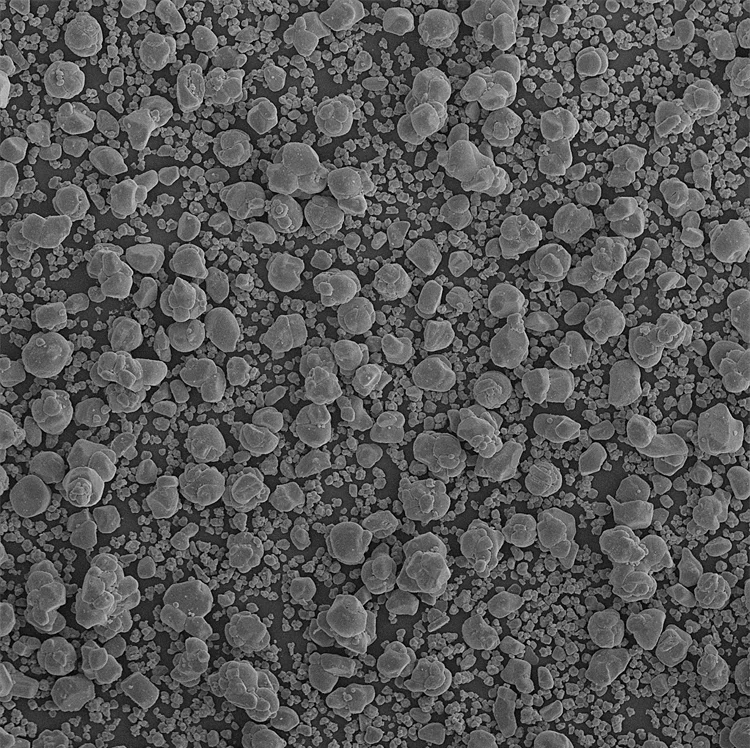
#> input picture frontend/asset/sample3.png, 750 x 748 px, found by its file name
$ python make_size_truth.py frontend/asset/sample3.png eval/truth/sample3
#> lines starting #> are read from the running program, lines starting #| are printed output that depends on the picture; after the words box and inside, x2 and y2 are one past the last pixel; in counts of white or black regions, pixels touching at a corner belong together
"""Build large / small particle truth masks for an SEM image with two particle sizes.

Both rules start from an Otsu foreground of the lightly blurred image:
- size: large where a disk of radius 10 px fits inside the particle, small where not even a disk of
  radius 7 px fits. Sizes in between, the particle edge and small grains touching a large or
  medium particle are unscored.
- area: a marker watershed splits touching particles, and each particle is labelled whole, rim
  included, by its equivalent diameter (large >= 26 px, small <= 18 px). It is a cross-check: the
  size rule uses morphological openings, and so do the RF's size channels. Watershed misses leave
  some small grains merged into large particles.

Values: 0 large, 1 small, 2 background, 255 ignored. Run with backend/.venv python:
    python eval/make_size_truth.py frontend/asset/sample3.png eval/truth/sample3
"""
import sys
from pathlib import Path

import cv2
import numpy as np
from PIL import Image
from scipy import ndimage as ndi

LARGE, SMALL, BACKGROUND, IGNORE = 0, 1, 2, 255
COLORS = np.array([[239, 71, 111], [17, 138, 178], [40, 40, 40]], np.uint8)


def disk(r):
    return cv2.getStructuringElement(cv2.MORPH_ELLIPSE, (2*r+1, 2*r+1))


def base(fg):
    truth = np.full(fg.shape, IGNORE, np.uint8)
    truth[cv2.dilate(fg, disk(1)) == 0] = BACKGROUND
    return truth


def by_size(fg, large=10, small=7):
    body = cv2.morphologyEx(fg, cv2.MORPH_OPEN, disk(large))
    medium = cv2.morphologyEx(fg, cv2.MORPH_OPEN, disk(small)).astype(bool) & ~body.astype(bool)
    near = cv2.dilate(body, disk(3)).astype(bool) | cv2.dilate(medium.astype(np.uint8), disk(2)).astype(bool)
    truth = base(fg)
    truth[(cv2.erode(fg, disk(1)) > 0) & ~near] = SMALL
    truth[cv2.erode(body, disk(1)) > 0] = LARGE
    return truth


def reconstruct(marker, mask):
    """Grayscale reconstruction by dilation of marker under mask."""
    current = np.minimum(marker, mask)
    while True:
        grown = np.minimum(cv2.dilate(current, np.ones((3, 3), np.uint8)), mask)
        if np.array_equal(grown, current):
            return current
        current = grown


def by_area(img, fg, large=26, small=18):
    dist = cv2.GaussianBlur(cv2.distanceTransform(fg, cv2.DIST_L2, 5), (0, 0), 1)
    # One seed per particle: distance maxima that stand at least 2 px above their surroundings.
    peaks = (dist - reconstruct(dist-2, dist) > 1.99) & (dist > 3)
    markers, count = ndi.label(cv2.dilate(peaks.astype(np.uint8), disk(1)))
    markers[cv2.erode(1-fg, np.ones((3, 3), np.uint8)) > 0] = count+1
    regions = cv2.watershed(cv2.GaussianBlur(img, (0, 0), 1)[..., ::-1].copy(), markers.astype(np.int32))
    regions[(regions == count+1) | (fg == 0)] = 0
    regions = np.maximum(regions, 0)
    diameter = 2*np.sqrt(ndi.sum(np.ones_like(regions), regions, np.arange(count+1))/np.pi)
    d = np.where(regions > 0, diameter[regions], 0)
    # Watershed lines and outer edges belong to two regions or none; they are not scored.
    inner = cv2.erode((regions > 0).astype(np.uint8), np.ones((3, 3), np.uint8)) > 0
    truth = base(fg)
    truth[inner & (d >= large)] = LARGE
    truth[inner & (d > 0) & (d <= small)] = SMALL
    return truth


def overlay(gray, mask):
    rgb = np.repeat(gray[..., None], 3, -1).astype(np.float32)
    for value, color in enumerate(COLORS[:2]):
        sel = mask == value
        rgb[sel] = .55*rgb[sel] + .45*color
    rgb[mask == IGNORE] = .55*rgb[mask == IGNORE] + .45*np.array([255, 214, 10])
    return rgb.astype(np.uint8)


def main(src, dst):
#> called with src = 'frontend/asset/sample3.png', dst = 'eval/truth/sample3'
    img = np.asarray(Image.open(src).convert('RGB'))
    gray = img.astype(np.float32) @ np.array([.2126, .7152, .0722], np.float32)
    smooth = cv2.GaussianBlur(gray, (0, 0), 1)
    otsu = cv2.threshold(smooth.astype(np.uint8), 0, 255, cv2.THRESH_BINARY + cv2.THRESH_OTSU)[0]
#> otsu = 80
    fg = (smooth > otsu).astype(np.uint8)
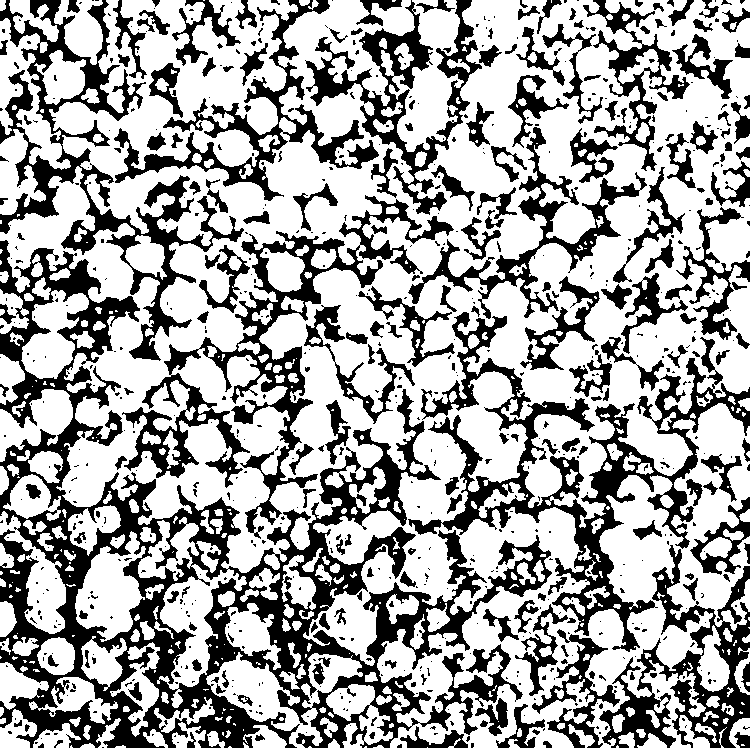
#> fg: shape (748, 750); values 0 (black) and 1 (white), 64.9% white; 770 black regions (551 under 20 px), largest, box (x1, y1, x2, y2) and area: (0, 240, 552, 748) 63336, (408, 312, 750, 652) 19288, (122, 195, 454, 539) 15218
    dst = Path(dst)
    dst.parent.mkdir(parents=True, exist_ok=True)
    for rule, mask in (('size', by_size(fg)), ('area', by_area(img, fg))):
#> in by_size, `body = cv2.morphologyEx(fg, cv2.MORPH_OPEN, disk(large))`:
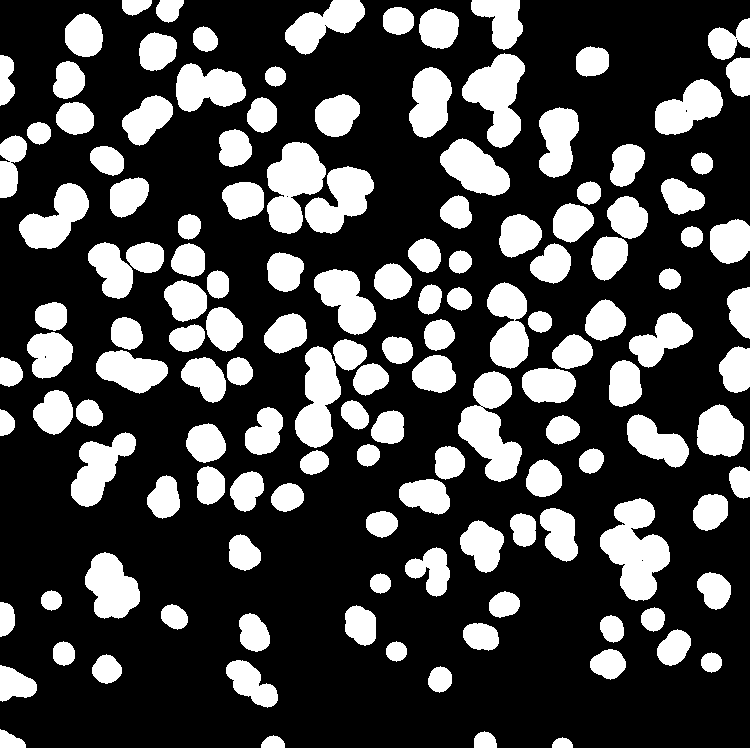
#> body: shape (748, 750); values 0 (black) and 1 (white), 28% white; 141 white regions, largest, box (x1, y1, x2, y2) and area: (600, 498, 670, 601) 4177, (458, 371, 522, 482) 3789, (267, 142, 326, 234) 3453
#> in by_size, `medium = cv2.morphologyEx(fg, cv2.MORPH_OPEN, disk(small)).astype(bool..`:
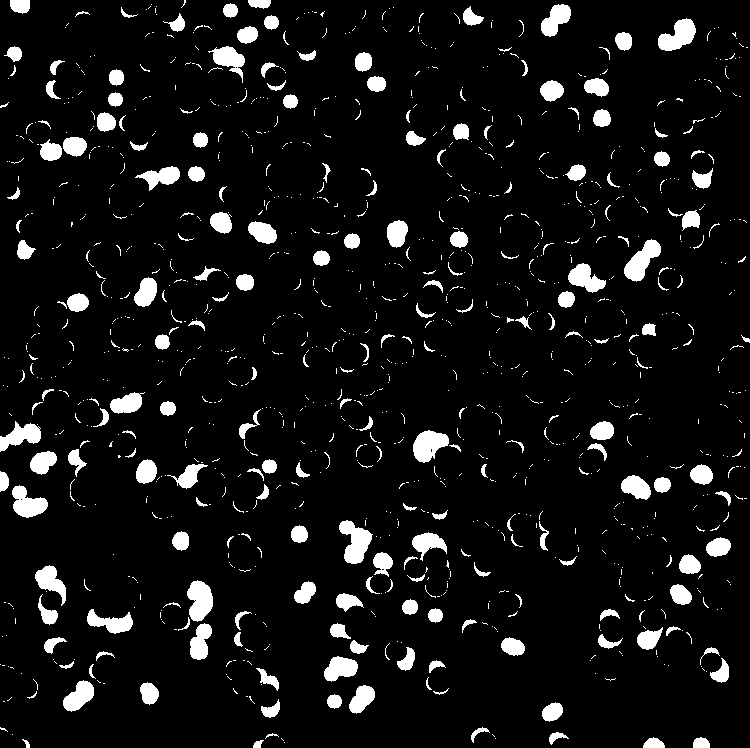
#> medium: shape (748, 750) bool; 7.6% white; 1202 white regions (965 under 20 px), largest, box (x1, y1, x2, y2) and area: (339, 520, 373, 564) 850, (624, 239, 661, 282) 790, (187, 580, 213, 622) 777
#> in by_size, `near = cv2.dilate(body, disk(3)).astype(bool) | cv2.dilate(medium.asty..`:
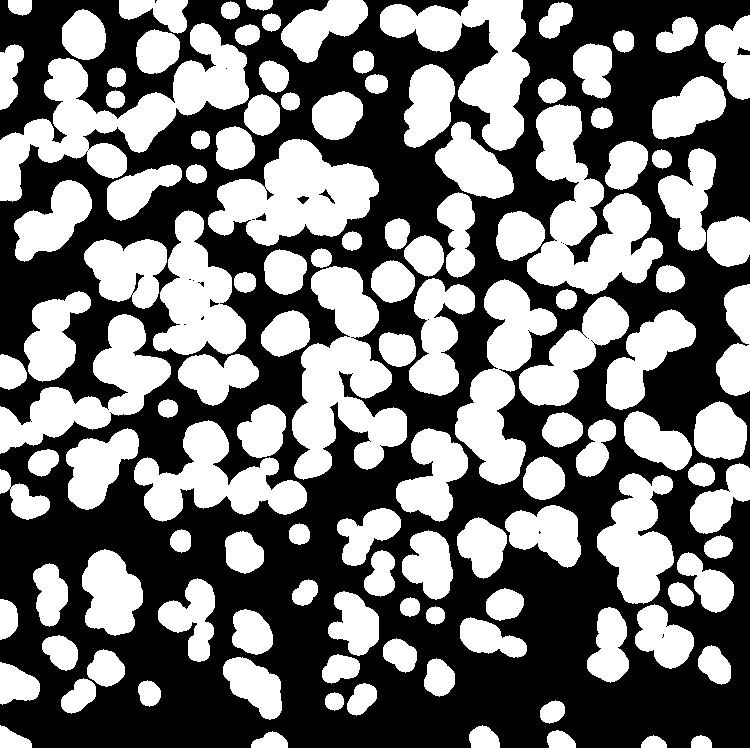
#> near: shape (748, 750) bool; 46% white; 124 white regions, largest, box (x1, y1, x2, y2) and area: (0, 23, 249, 202) 14132, (292, 266, 407, 480) 12822, (527, 104, 663, 295) 11896
#> in by_size, `truth = base(fg)`:
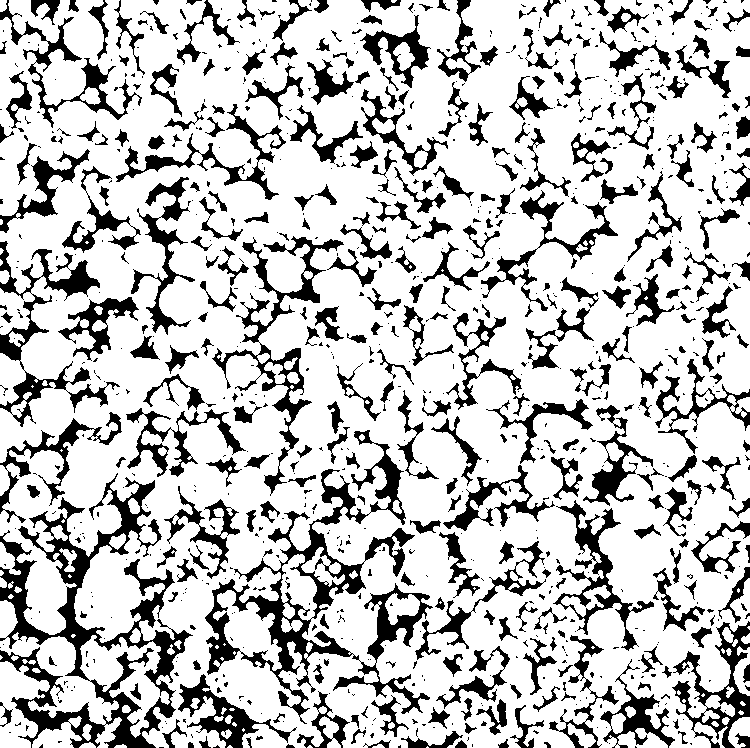
#> truth: shape (748, 750); values 2 (black) and 255 (white), 76.6% white; 898 black regions (547 under 20 px), largest, box (x1, y1, x2, y2) and area: (0, 473, 193, 748) 13844, (205, 430, 433, 724) 12572, (212, 236, 344, 496) 4428
#> in by_area, `markers, count = ndi.label(cv2.dilate(peaks.astype(np.uint8), disk(1)))`: count = 637
        out = Image.fromarray(mask, 'P')
        out.putpalette([*COLORS.ravel(), *[0]*(256*3-COLORS.size)])
        out.save(f'{dst}_{rule}_mask.png')
        Image.fromarray(overlay(gray.astype(np.uint8), mask)).save(f'{dst}_{rule}_overlay.png')
        names = (('large', LARGE), ('small', SMALL), ('background', BACKGROUND), ('ignore', IGNORE))
        print(rule, 'otsu', otsu, {name: round(float(np.mean(mask == v)), 3) for name, v in names})
#> this loop made 2 passes
#| size otsu 80.0 {'large': 0.253, 'small': 0.175, 'background': 0.234, 'ignore': 0.338}
#| area otsu 80.0 {'large': 0.256, 'small': 0.042, 'background': 0.234, 'ignore': 0.468}
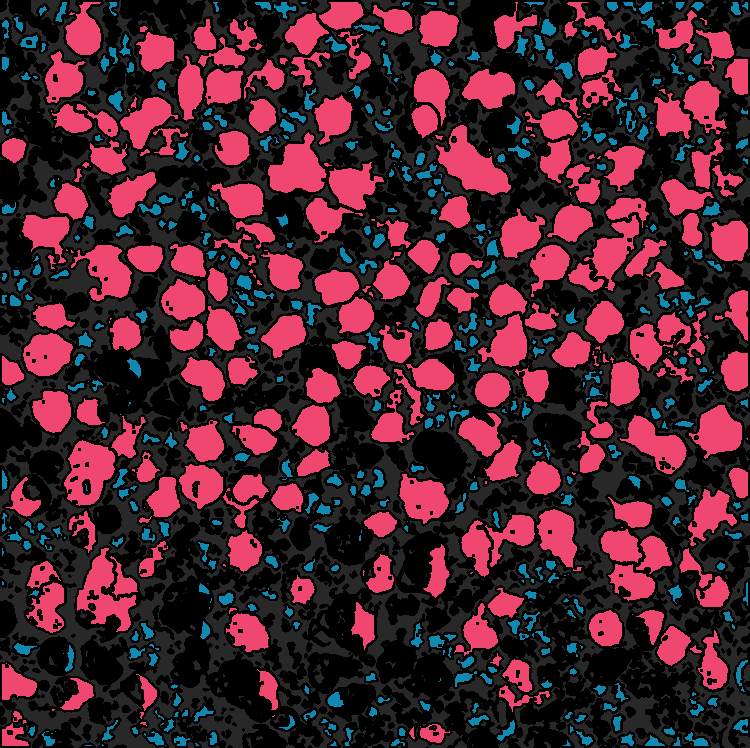
#> out: PIL image 750x748 P; mean R, G, B 71.3, 33.3, 45.2


if __name__ == '__main__':
    main(*sys.argv[1:3])

$ run again, with frontend/asset/sample1.png copied over frontend/asset/sample3.png
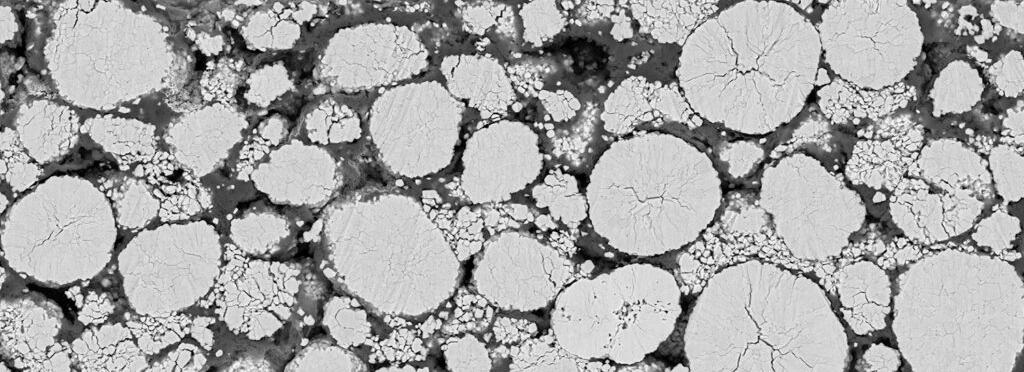
#> input picture frontend/asset/sample1.png, 1024 x 372 px, found by its file name
#> otsu = 142
#> in main, `fg = (smooth > otsu).astype(np.uint8)`:
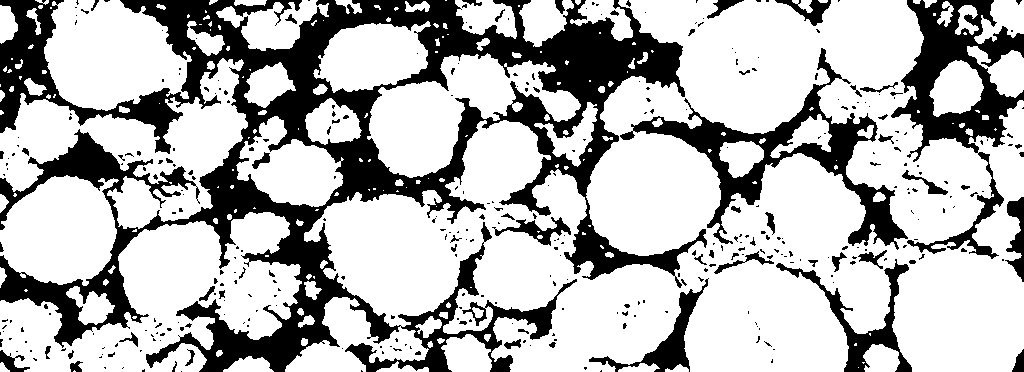
#> fg: shape (372, 1024); values 0 (black) and 1 (white), 71.2% white; 365 black regions (299 under 20 px), largest, box (x1, y1, x2, y2) and area: (0, 0, 707, 372) 76802, (891, 0, 1024, 259) 10494, (620, 48, 908, 250) 9866
#> body: shape (372, 1024); values 0 (black) and 1 (white), 55.6% white; 14 black regions (6 under 20 px), largest, box (x1, y1, x2, y2) and area: (0, 0, 1024, 372) 166828, (755, 0, 840, 33) 832, (688, 0, 744, 36) 553
#> medium: shape (372, 1024) bool; 4.5% white; 771 white regions (669 under 20 px), largest, box (x1, y1, x2, y2) and area: (819, 79, 858, 123) 1119, (878, 115, 922, 152) 942, (555, 122, 592, 154) 618
#> near: shape (372, 1024) bool; 69.2% white; 34 black regions (18 under 20 px), largest, box (x1, y1, x2, y2) and area: (0, 0, 995, 372) 102129, (881, 0, 1024, 159) 10123, (974, 186, 1024, 277) 1129
#> truth: shape (372, 1024); values 2 (black) and 255 (white), 76.9% white; 292 black regions (237 under 20 px), largest, box (x1, y1, x2, y2) and area: (0, 0, 684, 372) 48116, (892, 0, 1024, 155) 7744, (634, 85, 907, 245) 7647
#> count = 173
#> the loop in main, `for rule, mask in (('size', by_size(fg)), ('area', by_area(img, fg))):` made 2 passes
#> rule on passes 1 to 2: 'size', 'area'
#> (printed output is left out)
#> after the loop in main, `for rule, mask in (('size', by_size(fg)), ('area', by_area(img, fg))):`:
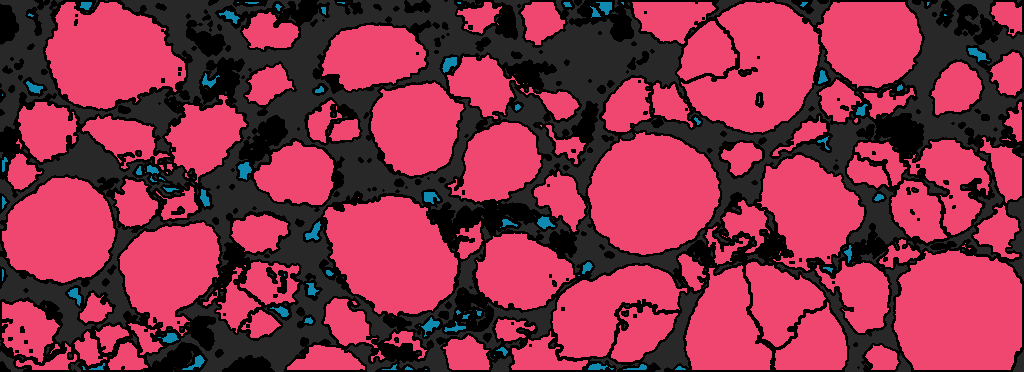
#> out: PIL image 1024x372 P; mean R, G, B 137.5, 48.7, 70.5

$ run again, with frontend/asset/sample2.png copied over frontend/asset/sample3.png
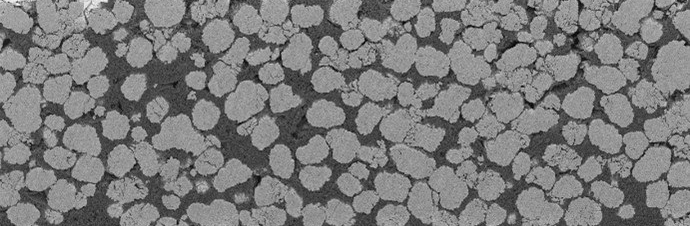
#> input picture frontend/asset/sample2.png, 690 x 226 px, found by its file name
#> otsu = 111
#> in main, `fg = (smooth > otsu).astype(np.uint8)`:
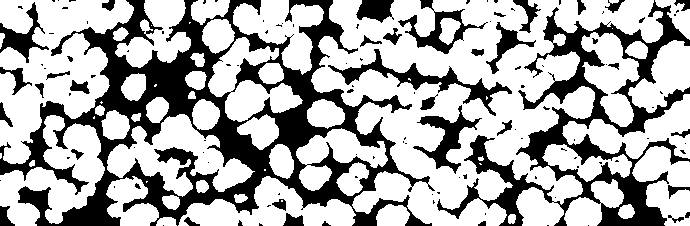
#> fg: shape (226, 690); values 0 (black) and 1 (white), 67.4% white; 123 black regions (84 under 20 px), largest, box (x1, y1, x2, y2) and area: (0, 0, 435, 226) 28334, (437, 0, 690, 226) 12614, (328, 49, 512, 116) 1932
#> body: shape (226, 690); values 0 (black) and 1 (white), 43% white; 83 white regions, largest, box (x1, y1, x2, y2) and area: (381, 26, 500, 85) 3522, (632, 41, 690, 108) 2213, (392, 143, 468, 209) 2093
#> medium: shape (226, 690) bool; 13.9% white; 655 white regions (538 under 20 px), largest, box (x1, y1, x2, y2) and area: (130, 141, 191, 196) 1170, (508, 56, 558, 101) 888, (29, 40, 71, 85) 731
#> near: shape (226, 690) bool; 73.6% white; 59 black regions (28 under 20 px), largest, box (x1, y1, x2, y2) and area: (412, 0, 680, 226) 10840, (43, 0, 224, 160) 7471, (256, 0, 458, 208) 6508
#> truth: shape (226, 690); values 2 (black) and 255 (white), 75.4% white; 141 black regions (90 under 20 px), largest, box (x1, y1, x2, y2) and area: (41, 0, 419, 225) 17645, (517, 15, 690, 172) 3958, (551, 163, 666, 226) 2043
#> count = 176
#> the loop in main, `for rule, mask in (('size', by_size(fg)), ('area', by_area(img, fg))):` made 2 passes
#> rule on passes 1 to 2: 'size', 'area'
#> (printed output is left out)
#> after the loop in main, `for rule, mask in (('size', by_size(fg)), ('area', by_area(img, fg))):`:
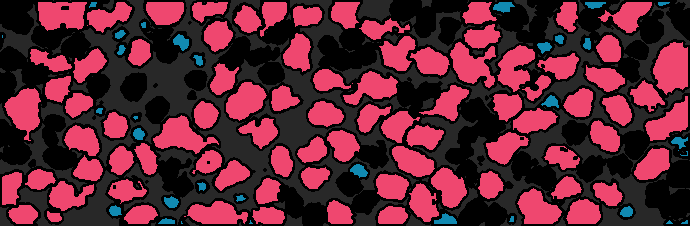
#> out: PIL image 690x226 P; mean R, G, B 93.4, 36.6, 51.1

$ run again, with frontend/asset/sample4.png copied over frontend/asset/sample3.png
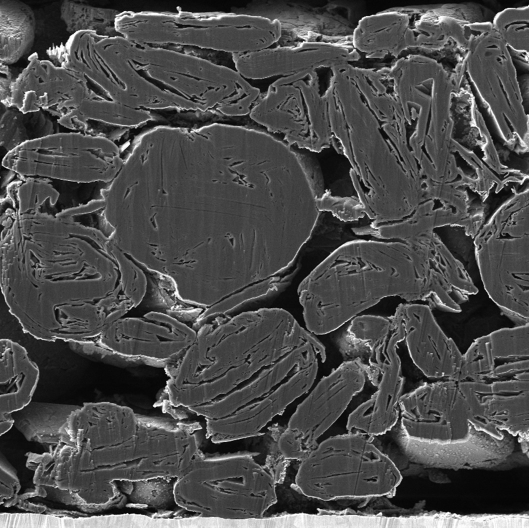
#> input picture frontend/asset/sample4.png, 1058 x 1055 px, found by its file name (shown at 1/2 size)
#> in main, img is the input picture: shape (1055, 1058, 3); min 0, max 255, mean 75.6
#> otsu = 108
#> in main, `fg = (smooth > otsu).astype(np.uint8)`:
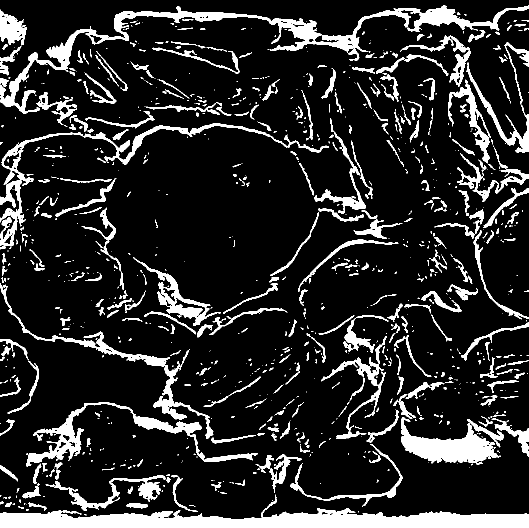
#> fg: shape (1055, 1058) (shown at 1/2 size); values 0 (black) and 1 (white), 14.5% white; 998 white regions (599 under 20 px), largest, box (x1, y1, x2, y2) and area: (0, 989, 1058, 1055) 27587, (0, 10, 1058, 228) 19086, (0, 246, 658, 492) 8585
#> body: shape (1055, 1058); values 0 (black) and 1 (white), 3.5% white; 12 white regions, largest, box (x1, y1, x2, y2) and area: (0, 1024, 1058, 1055) 26054, (803, 868, 978, 924) 6651, (843, 15, 908, 49) 1530
#> medium: shape (1055, 1058) bool; 0.63% white; 142 white regions (106 under 20 px), largest, box (x1, y1, x2, y2) and area: (292, 713, 328, 732) 532, (366, 614, 398, 634) 494, (673, 72, 696, 99) 452
#> near: shape (1055, 1058) bool; 5% white; 28 white regions, largest, box (x1, y1, x2, y2) and area: (0, 1021, 1058, 1055) 29269, (800, 865, 985, 927) 7968, (838, 12, 913, 53) 2219
#> truth: shape (1055, 1058); values 2 (black) and 255 (white), 19.4% white; 742 white regions (299 under 20 px), largest, box (x1, y1, x2, y2) and area: (0, 988, 1058, 1055) 29150, (0, 9, 1058, 229) 23950, (0, 245, 659, 500) 11611
#> count = 175
#> the loop in main, `for rule, mask in (('size', by_size(fg)), ('area', by_area(img, fg))):` made 2 passes
#> rule on passes 1 to 2: 'size', 'area'
#> (printed output is left out)
#> after the loop in main, `for rule, mask in (('size', by_size(fg)), ('area', by_area(img, fg))):`:
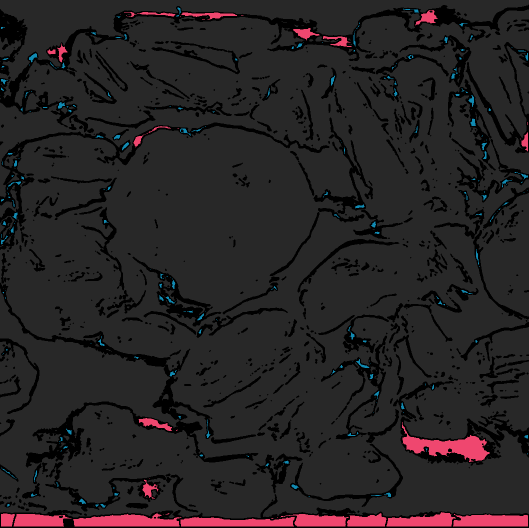
#> out: PIL image 1058x1055 P (shown at 1/2 size); mean R, G, B 38.8, 34.9, 36.2
